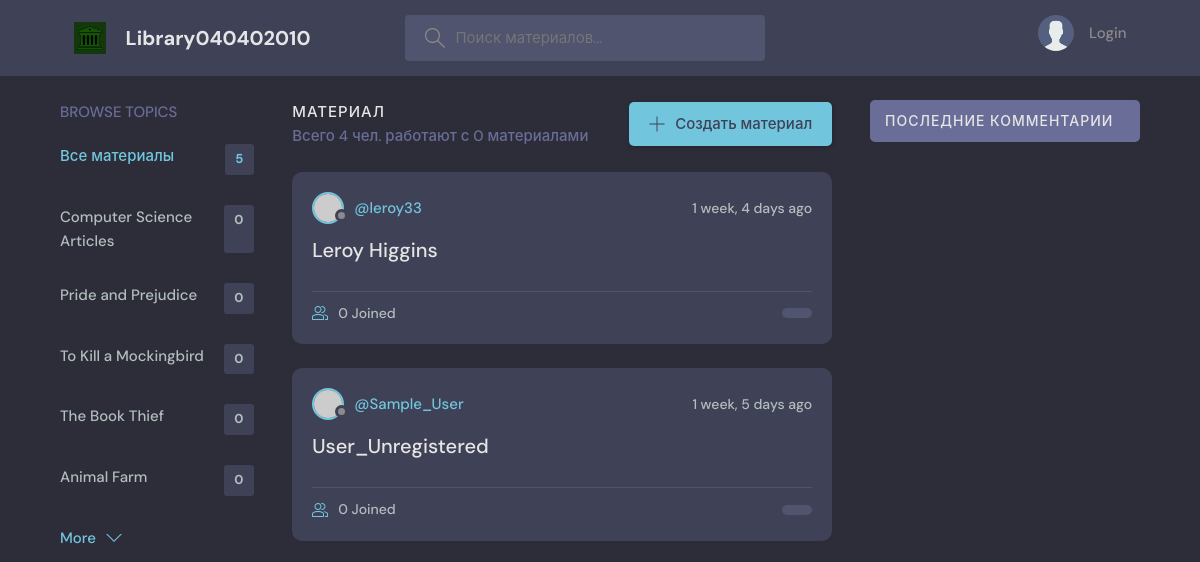
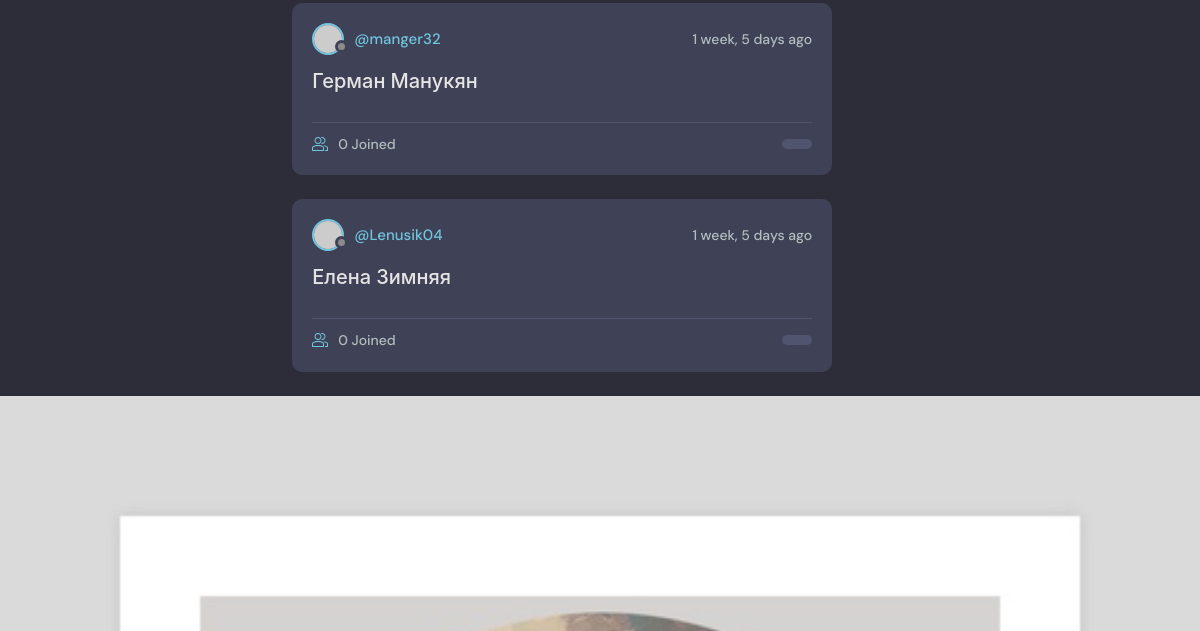
The app's page / (upper part), older data (2 pictures, top to bottom).
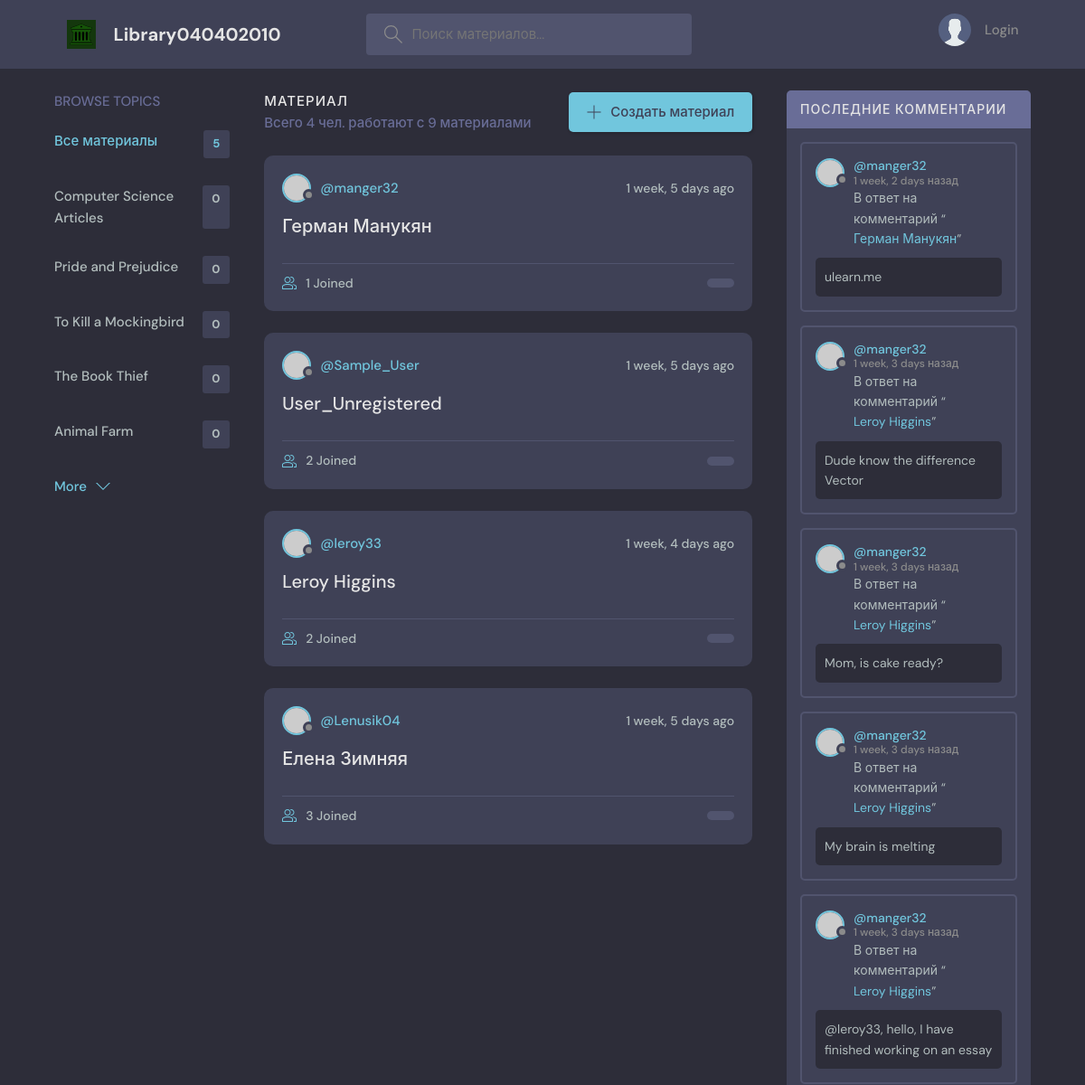
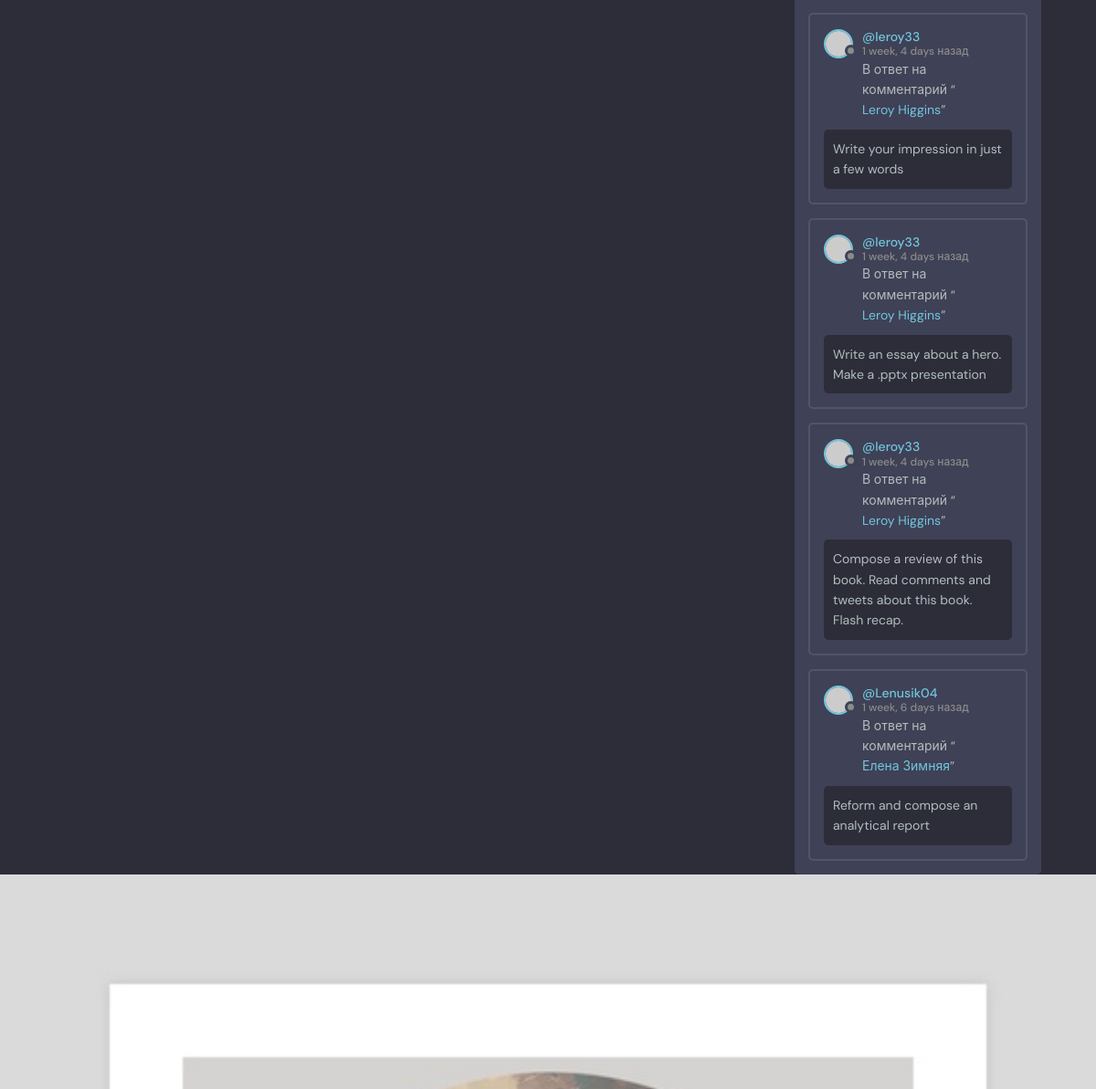
The same page, newer data (2 pictures, top to bottom).
### base/models.py (models this page shows, shortened)
class Book(models.Model):
    name = models.CharField(max_length=30)

class Authorize(models.Model):
    host = models.ForeignKey(User, on_delete=models.SET_NULL, null = True)
    class Mode(models.IntegerChoices):
        admin = 0
        test = -1
        user = 1
        librarian = 2
        guest = 3
    book = models.ForeignKey('Book', on_delete=models.SET_NULL, null=True)
    name = models.CharField(max_length=50)
    mode = models.IntegerField(choices = Mode.choices)
    login = models.CharField(max_length = 100)
    password = models.CharField(max_length = 100)
    description = models.CharField(max_length=50, null=True)
    participants = models.ManyToManyField(User, related_name='participants', blank=True)
    assigned = models.ForeignKey('Assigned_material', on_delete=models.SET_NULL, null=True)
    updated = models.DateTimeField(auto_now=True)
    created = models.DateTimeField(auto_now_add=True)
    class Meta:
        ordering = ['-updated', '-created'] #without dashes ascending order
    def __str__(self):
        return self.name

class Assigned_material(models.Model):
    user_id = models.ForeignKey(User, on_delete=models.CASCADE)
    authorize_id = models.ForeignKey(Authorize, on_delete=models.CASCADE)
    library_entity_id = models.ForeignKey(LibraryEntity, on_delete=models.CASCADE, null=True)
    body = models.TextField(max_length = 90)
    updated = models.DateTimeField(auto_now=True)
    created = models.DateTimeField(auto_now_add=True)
    class Meta:
        ordering = ['-updated', '-created']

### base/views.py (the view)
# urls.py: 2. Add a URL to urlpatterns:  path('', views.home, name='home')
def home(request):
    q = request.GET.get('q') if request.GET.get('q') != None else ''
    auth_id = Authorize.objects.filter(
        Q(assigned__library_entity_id__book__name__icontains=q) |
        Q(name__contains=q) |
        Q(assigned__library_entity_id__description__contains=q)
    )
    books = Book.objects.all()[0:5]
    Authorize_count = auth_id.count()
    auth_comments = Assigned_material.objects.filter(Q(library_entity_id__book__name__icontains=q))
    assigned_count = auth_comments.count()
    context = {'authorize_mode': auth_id, 'books': books, 'Authorize_count': Authorize_count, 'auth_comments': auth_comments, 'assigned_count': assigned_count}
    return render(request, 'base/home.html', context)

### base/templates/base/home.html (shortened to what this page needs)
  {% extends 'main.html' %}
  {% block content %}
    <main class="layout layout--3">
      <div class="container">
        {% include 'base/books_component.html' %}
        <div class="roomList">
          <div class="roomList__header">
            <div>
              <h2>Материал {{auth_id.name}}</h2>
              <p>Всего {{Authorize_count}} чел. работают с {{assigned_count}} материалами</p>
            </div>
            <a class="btn btn--main" href="{% url 'create-resource' %}">
              <svg version="1.1" xmlns="http://www.w3.org/2000/svg" width="32" height="32" viewBox="0 0 32 32">
                <title>add</title>
                <path
                  d="M16.943 0.943h-1.885v14.115h-14.115v1.885h14.115v14.115h1.885v-14.115h14.115v-1.885h-14.115v-14.115z"
                ></path>
              </svg>
              Создать материал
            </a>
          </div>
          {% include 'base/feed_component.html' %}
        </div>
        {% include 'base/activity_component.html' %}
      </div>
    </main>
  {% endblock content %}

### base/templates/base/books_component.html
<div class="topics">
  <div class="topics__header">
    <h2>Browse Topics</h2>
  </div>
  <ul class="topics__list">
    <li>
      <a href="{% url 'Homepage' %}" class="active">Все материалы <span>{{books.count}}</span></a>
    </li>
      {% for book in books %}
    <li>
      <a href="{% url 'Homepage' %}?q={{book.name}}">{{book.name}} <span>{{book.authorize_set.all.count}}</span></a>
    </li>
      {% endfor %}
  </ul>
  <a class="btn btn--link" href="{% url 'topics' %}">
    More
    <svg version="1.1" xmlns="http://www.w3.org/2000/svg" width="32" height="32" viewBox="0 0 32 32">
      <title>chevron-down</title>
      <path d="M16 21l-13-13h-3l16 16 16-16h-3l-13 13z"></path>
    </svg>
  </a>
</div>

### base/templates/base/feed_component.html (shortened to what this page needs)
{% for auth_id in authorize_mode %}
<div class="roomListRoom">
            <div class="roomListRoom__header">
              <a href="{% url 'user-profile' auth_id.host.id%}" class="roomListRoom__author">
                <div class="avatar avatar--small">
                  <img src="https://randomuser.me/api/portraits/women/11.jpg" />
                </div>
                <span>@{{auth_id.host.username}}</span>
              </a>
              <div class="roomListRoom__actions">
                <span>{{auth_id.created|timesince}} ago</span>
              </div>
            </div>
            <div class="roomListRoom__content">
              <a href="{% url 'Authorize' auth_id.id %}">{{auth_id.name}}</a>
            </div>
            <div class="roomListRoom__meta">
              <a href="{% url 'Authorize' auth_id.id %}" class="roomListRoom__joined">
                  {{auth_id.participants.all.count}} Joined
              </a>
              <p class="roomListRoom__topic">{{auth_id.book.name}}</p>
            </div>
          </div>
{% endfor %}

### base/templates/base/activity_component.html (shortened to what this page needs)
<div class="activities">
      <div class="activities__header">
        <h2>Последние комментарии</h2>
      </div>
        {% for comment in auth_comments %}
      <div class="activities__box">
        <div class="activities__boxHeader roomListRoom__header">
          <a href="{% url 'user-profile' comment.user_id.id %}" class="roomListRoom__author">
            <div class="avatar avatar--small">
              <img src="https://randomuser.me/api/portraits/women/11.jpg" />
            </div>
            <p>
              @{{comment.user_id}}
              <span>{{comment.created|timesince}} назад</span>
            </p>
          </a>
        </div>
        <div class="activities__boxContent">
          <p>В ответ на комментарий “<a href="{% url 'Authorize' comment.authorize_id.id %}">{{comment.authorize_id}}</a>”</p>
          <div class="activities__boxRoomContent">
            {{comment.body}}
          </div>
        </div>
      </div>
    {% endfor %}
</div>

Row changes from the older to the newer data that the page shows:
changed Authorize "Герман Манукян": participants.all.count "0" → "1"; moves up the list
changed Authorize "User_Unregistered": participants.all.count "0" → "2"; moves down the list
changed Authorize "Leroy Higgins": participants.all.count "0" → "2"
changed Authorize "Елена Зимняя": participants.all.count "0" → "3"
added Assigned_material: user_id "manger32", created "1 week, 2 days", authorize_id "Герман Манукян", body "ulearn.me"
now on this page (row edited): Assigned_material: user_id "manger32", created "1 week, 3 days", authorize_id "Leroy Higgins", body "Dude know the difference Vector"
now on this page (row edited): Assigned_material: user_id "manger32", created "1 week, 3 days", authorize_id "Leroy Higgins", body "Mom, is cake ready?"
now on this page (row edited): Assigned_material: user_id "manger32", created "1 week, 3 days", authorize_id "Leroy Higgins", body "My brain is melting"
now on this page (row edited): Assigned_material: user_id "manger32", created "1 week, 3 days", authorize_id "Leroy Higgins", body "@leroy33, hello, I have finished working on an essay"
now on this page (row edited): Assigned_material: user_id "leroy33", created "1 week, 4 days", authorize_id "Leroy Higgins", body "Write your impression in just a few words"
now on this page (row edited): Assigned_material: user_id "leroy33", created "1 week, 4 days", authorize_id "Leroy Higgins", body "Write an essay about a hero. Make a .pptx presentation"
now on this page (row edited): Assigned_material: user_id "leroy33", created "1 week, 4 days", authorize_id "Leroy Higgins", body "Compose a review of this book. Read comments and tweets about this book. Flash recap."
now on this page (row edited): Assigned_material: user_id "Lenusik04", created "1 week, 6 days", authorize_id "Елена Зимняя", body "Reform and compose an analytical report"
Text that changed along with them:
{{ assigned_count }}: "0" → "9"
